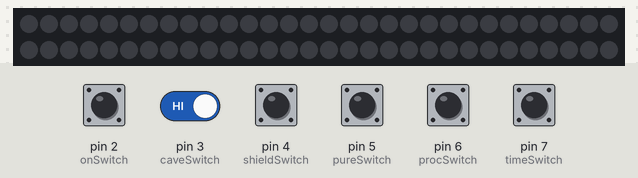
A sketch run on a simulated Arduino Uno, built with avr-gcc and run on an emulated ATmega328P. Shown: 60 RGB LEDs in strip order, left to right, continuing on the next row. Inputs (shaded band) come from the test bench; at power-on: pin 2 (onSwitch), pin 3 (caveSwitch), pin 4 (shieldSwitch), pin 5 (pureSwitch), pin 6 (procSwitch), pin 7 (timeSwitch) HIGH. Dim RGB values are drawn brighter than linear; random numbers use the default seed unless the sketch sets one.

Above: at 2.2 s.
2.3 s: pin 2 (onSwitch) pulled LOW for 0.15 s
At 2.33 s:
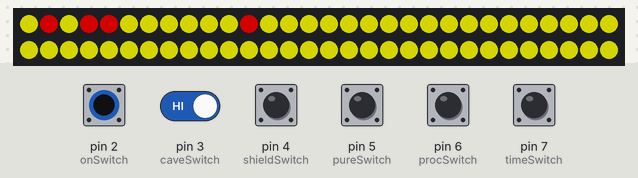
3.9 s: pin 2 (onSwitch) pulled LOW for 1 s
At 4.37 s:
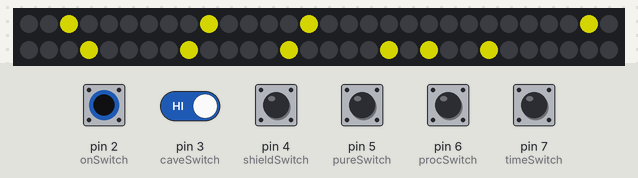
6.4 s: pin 2 (onSwitch) driven LOW and pin 3 (caveSwitch) driven LOW
8.1 s: pin 7 (timeSwitch) pulled LOW for 0.15 s
At 8.24 s:
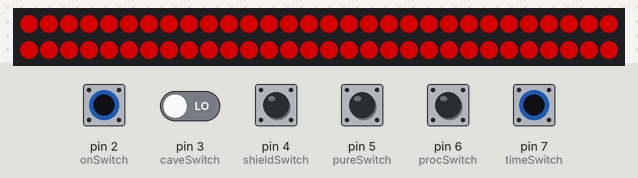
8.8 s: pin 3 (caveSwitch) driven HIGH
At 8.93 s:
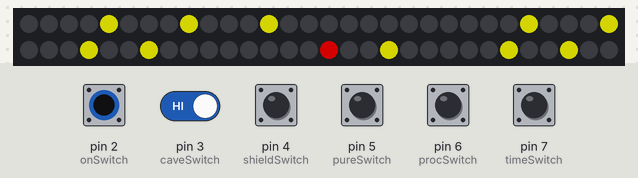
10.3 s: pin 4 (shieldSwitch) pulled LOW for 0.15 s
At 10.47 s:
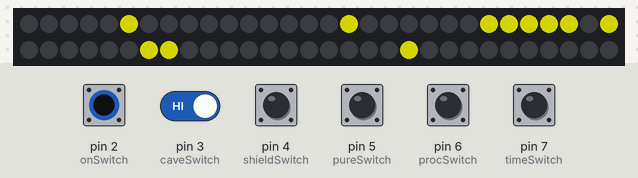

Measured:
- after the input at 2.3 s, the LEDs: change at once (image 1)
- after the input at 3.9 s, the LEDs: first change at once (image 2 shows a later state)

The sketch:

main.ino
```cpp
// For LED strip
#include <FastLED.h>
#define LED_PIN     10
#define NUM_LEDS    60
#define BRIGHTNESS  128
#define LED_TYPE    WS2812B
#define COLOR_ORDER GRB
CRGB leds[NUM_LEDS];

#define UPDATES_PER_SECOND 24


// Define pin numbers for different switches
int onSwitch = 2;
int caveSwitch = 3;
int shieldSwitch = 4;
int pureSwitch = 5;
int procSwitch = 6;
int timeSwitch = 7;
int switches[4] = {caveSwitch, shieldSwitch, pureSwitch, procSwitch};
int nums[4] = {1, 2, 4, 8};

// Switch mode variables
int switchMode;
int onOff;
int timeWarp;
double warpSpeed = 1.0E9;

// Stats needed to calculate light logic
double Bnum;
double Snum = 5000.0;
double rat;
double totnum;
double metric;
double randNum;
double randNum2;
double scale = 50.0;

void setup() {
  // put your setup code here, to run once:
  delay( 1000 ); // power-up safety delay

  // Initialize serial communication
//  Serial.begin(9600);

  // LED strip initialisation
  FastLED.addLeds<LED_TYPE, LED_PIN, COLOR_ORDER>(leds, NUM_LEDS).setCorrection( TypicalLEDStrip );
  FastLED.setBrightness(  BRIGHTNESS );

  // make the switch's pins inputs:
  pinMode(onSwitch, INPUT);
  pinMode(caveSwitch, INPUT);
  pinMode(shieldSwitch, INPUT);
  pinMode(pureSwitch, INPUT);
  pinMode(procSwitch, INPUT);
  pinMode(timeSwitch, INPUT);
  digitalWrite(onSwitch,HIGH);
  digitalWrite(caveSwitch,HIGH);
  digitalWrite(pureSwitch,HIGH);
  digitalWrite(shieldSwitch,HIGH);
  digitalWrite(procSwitch,HIGH);
  digitalWrite(timeSwitch,HIGH);
}

void loop() {
  // put your main code here, to run repeatedly:

  // Check on/off
  onOff = digitalRead(onSwitch);

  if (onOff == LOW) {
    // Declare mode and loop through switch status
    int mode = 0;
    for (int i = 0; i < 4; i++) {
      switchMode = digitalRead(switches[i]);
      mode += (switchMode == LOW) ? nums[i] : 0;
    }

    // switch expression for 16 different possibilities
    switch (mode) {
      case 0:
        Bnum = 7.9E14;
        rat = 0.1;
        break;
      case 1:
        Bnum = 7.9E14*0.2; // 0.2 to account for saturation
        rat = 0.999;
        break;
      case 2:
        Bnum = 1.2E10;
        rat = 0.1;
        break;
      case 3:
        Bnum = 1.7E7;
        rat = 0.999;
        break;
      case 4:
        Bnum = 7.9E14;
        rat = 0.1;
        break;
      case 5:
        Bnum = 7.9E14;
        rat = 0.999;
        break;
      case 6:
        Bnum = 1.2E10;
        rat = 0.1;
        break;
      case 7:
        Bnum = 2.2E5;
        rat = 0.999;
        break;
      case 8:
        Bnum = 5.2E7;
        rat = 0.1;
        break;
      case 9:
        Bnum = 4.7E6;
        rat = 0.999;
        break;
      case 10:
        Bnum = 4.7E7;
        rat = 0.1;
        break;
      case 11:
        Bnum = 120.0;
        rat = 0.999;
        break;
      case 12:
        Bnum = 5.2E7;
        rat = 0.1;
        break;
      case 13:
        Bnum = 4.7E6;
        rat = 0.999;
        break;
      case 14:
        Bnum = 4.7E7;
        rat = 0.1;
        break;
      case 15:
        Bnum = 1.0;
        rat = 0.999;
        break;
    }

    // Calculate total, and metric
    // Metric is totnum/saturation*0.1*(warpspeed || 1)
    totnum = Snum + Bnum;
    metric = (timeWarp == LOW) ? totnum/7.9E14*warpSpeed : totnum/7.9E14*0.1;
//    metric = (timeWarp == LOW) ? log(totnum)/scale : totnum/7.9E14*0.1;


    // Check if in TimeWarp mode
    timeWarp = digitalRead(timeSwitch);

    for (int i = 0; i < NUM_LEDS; i++) {
      // check if it should be on, else turn off,
      // using the total number in log space as metric
      randNum = r2();
      if (metric > randNum) {
        // Check type of hit
        randNum2 = r2();
        //        Serial.println(randNum2);
        if (Bnum / totnum > randNum2) {
          // Background event triggered
          // Check if cave or cosmic
          if (Bnum / totnum * rat < randNum2) {
            // It's cosmic
            leds[i] = CRGB(255, 255, 0);
          }
          else {
            // It's cave
            leds[i] = CRGB(255, 0, 0);
          }

        }
        else {
          // It's DM!
          leds[i] = CRGB(0, 0, 255);
        }
      }
      else {
        // Turn off LED
        leds[i] = CRGB(0, 0, 0);
      }
    }
  }

  // Turn LEDs off
  else {
    for ( int i = 0; i < NUM_LEDS; i++) {
      leds[i] = CRGB(0, 0, 0);
    }
  }


  FastLED.show();
  FastLED.delay(1000 / UPDATES_PER_SECOND);


}

// Function for random number 0 to 1
double r2()
{
  return (double)rand() / (double)RAND_MAX ;
}
```
